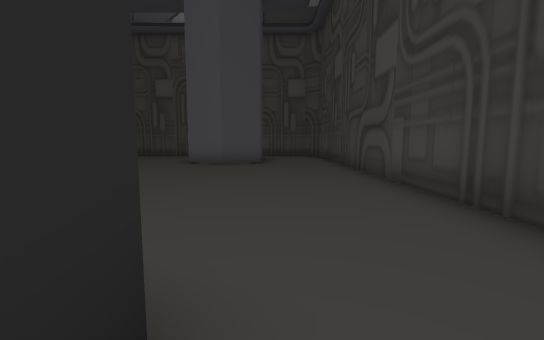
[1] (above)

16 first-person views from a walk through a 3-D level made in the Unity game engine. The camera is 1.4 m above the floor, tilts 6° down and sees 90° across. Doors are open. The floor is counted in squares, 1.8 m on a side. Each view is taken from the middle of a square. On the plan, view 1 faces up. The plan holds only what a view shows up to about 10 squares ahead; the rest is blank. The place goes on beyond the plan. The player character is not drawn. Some animated figures are not drawn.

[2]
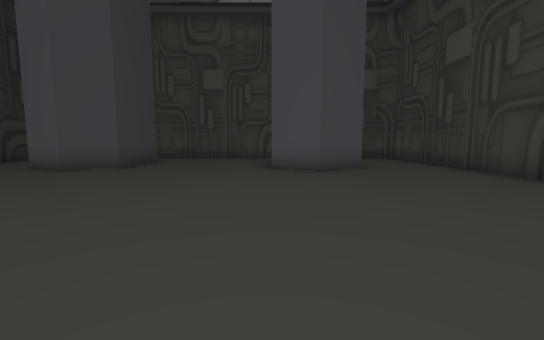

[3]
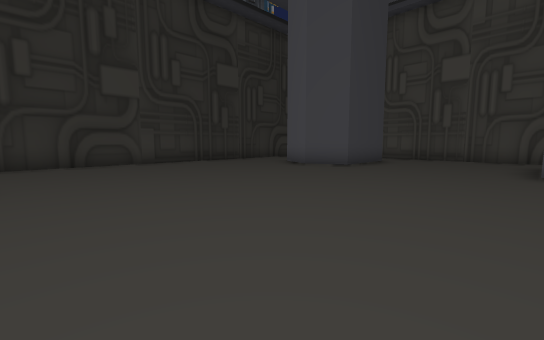

[4]
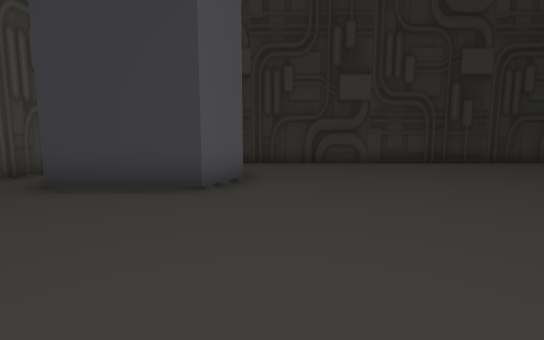

[5]
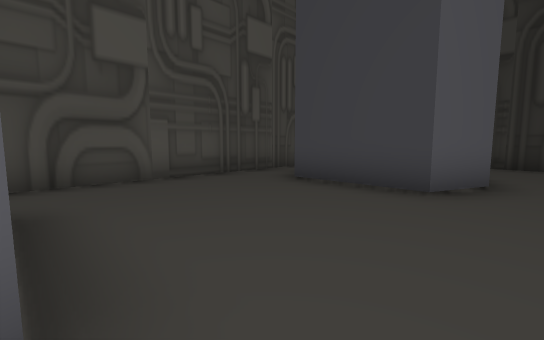

[6]
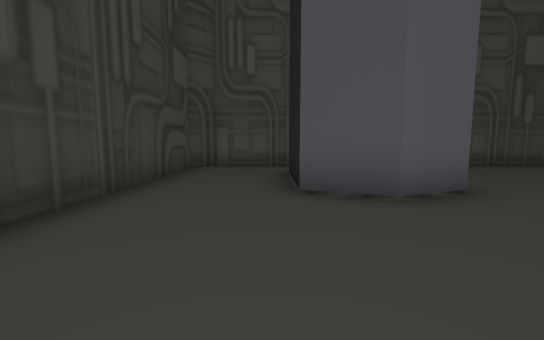

[7]
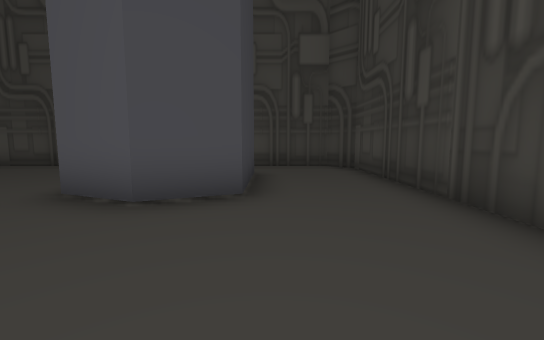

[8]
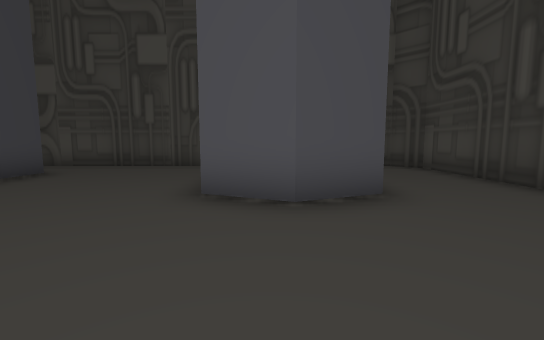

[9]
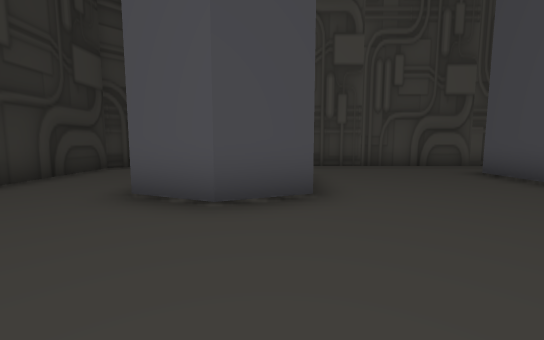

[10]
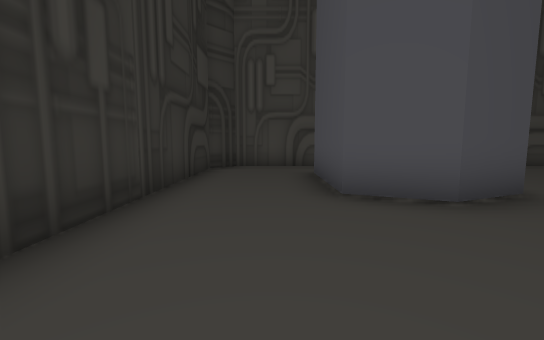

[11]
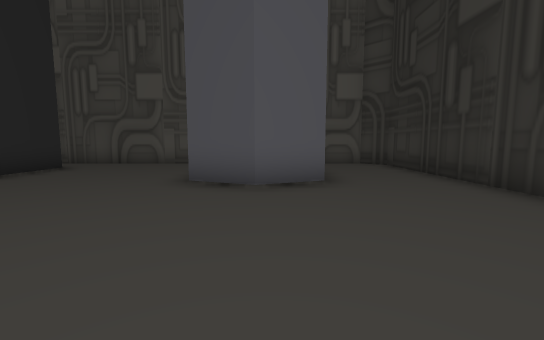

[12]
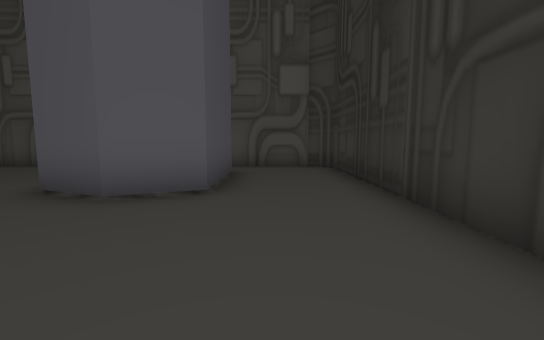

[13]
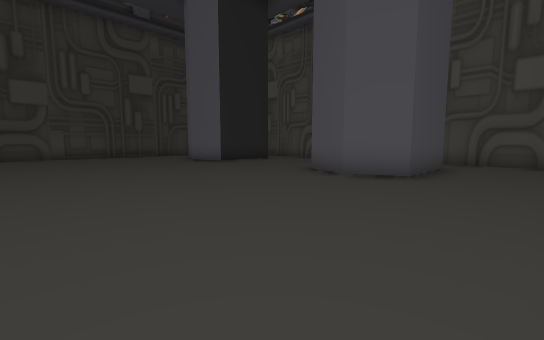

[14]
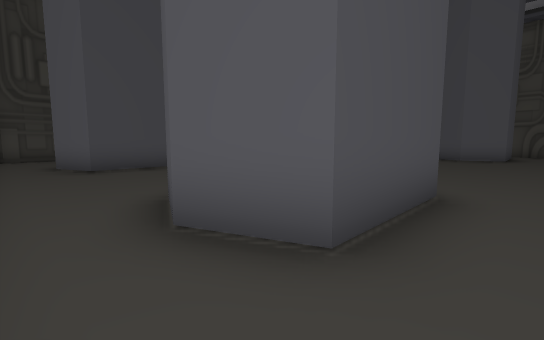

[15]
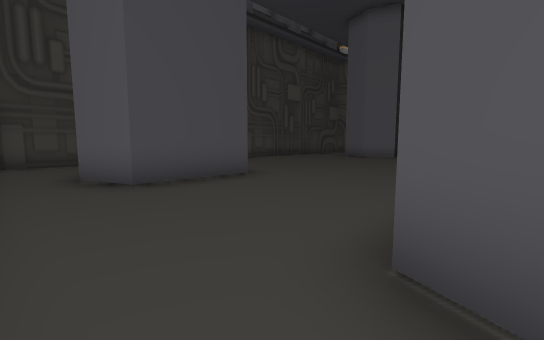

[16]
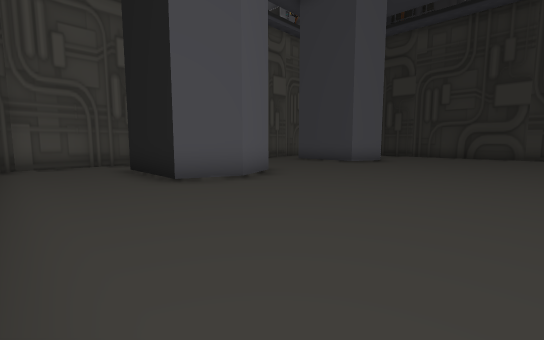

### Floor plan
Points are (right, up) in squares from view 1. A wall is a line through its corners. A room is listed if a view was taken in it or the views show most of it. See-through windows are left out.
Room 1 (views 1, 2, 3, 4, 5, 6, 7, 8, 9, 10, 11, 12, 13, 14, 15, 16)
walls: (-7.4, 9.8) (-8.7, 9.3) (-10, 9.8) (-10, 12.4) (-8.7, 13) (-7.4, 12.4) (-7.4, 9.8); (-3, 0.8) (-1.7, 1.4) (-0.4, 0.9) (-0.4, -1.7); (-0.4, 12.3) (-0.4, 9.8) (-1.7, 9.3) (-3, 9.8) (-3, 12.4) (-1.7, 13); (-3, -1.7) (-3, 0.1); (-10, -1.8) (-10, 0.9) (-8.7, 1.4) (-7.4, 0.9) (-7.4, -1.7); (2.4, 13.9) (1.8, 14.6) (-12.1, 14.6) (-12.8, 13.9) (-12.8, -3) (-12.2, -3.7) (1.7, -3.7) (2.4, -3) (2.4, 13.9)

Where each view was taken, in squares from view 1:
view 1: 0 up, 0 right, facing up
view 2: 2 up, 3 left, facing up
view 3: 2 up, 3 left, facing up-left
view 4: 2 up, 3 left, facing left
view 5: 2 up, 3 left, facing down-left
view 6: 5 up, 0 right, facing down
view 7: 6 up, 0 right, facing up
view 8: 6 up, 2 left, facing up
view 9: 6 up, 8 left, facing up
view 10: 6 up, 11 left, facing up
view 11: 6 up, 9 left, facing down
view 12: 5 up, 11 left, facing down
view 13: 7 up, 12 left, facing down-right
view 14: 14 up, 11 left, facing down-right
view 15: 14 up, 8 left, facing down-right
view 16: 6 up, 2 right, facing down-left
